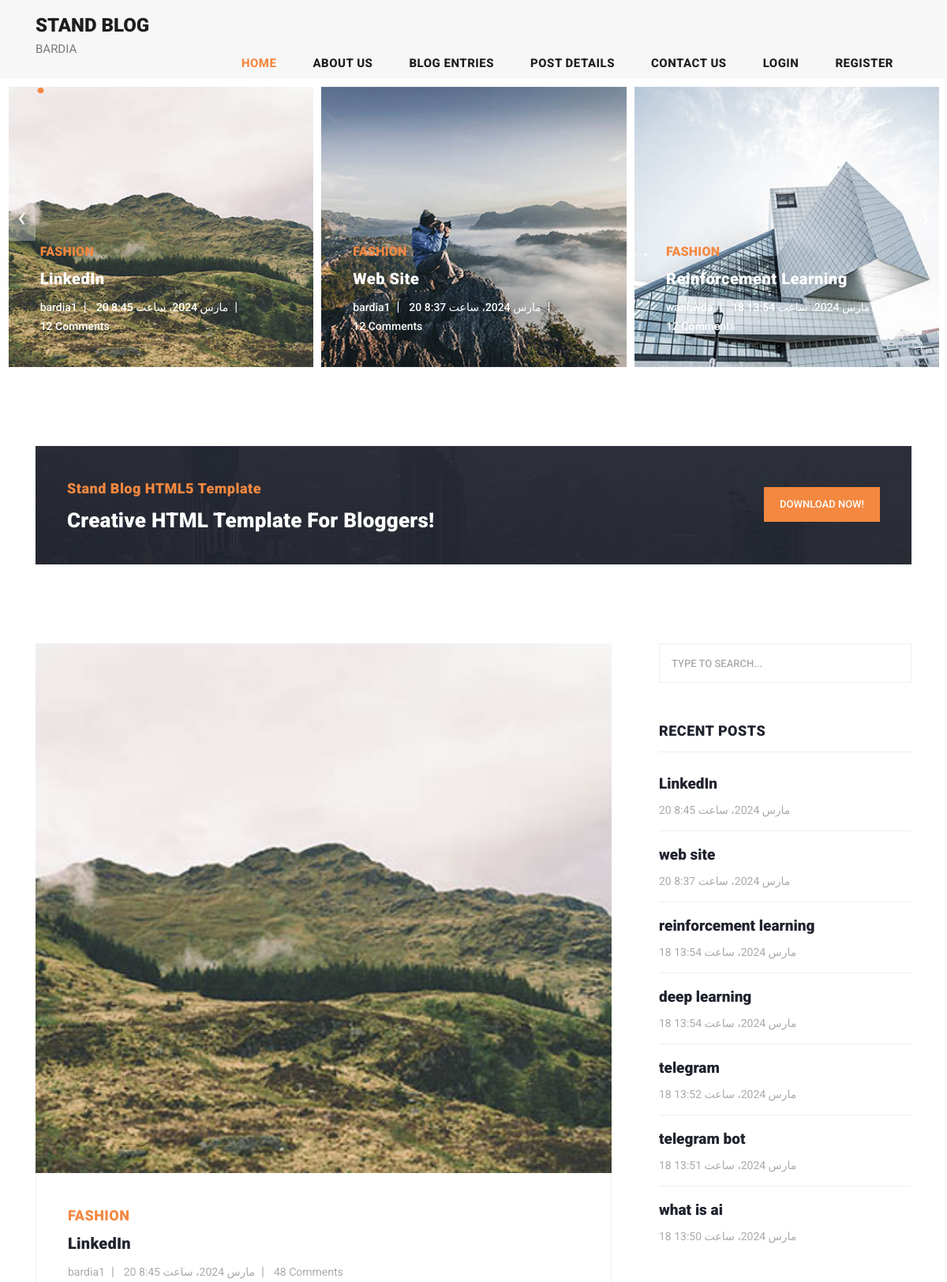
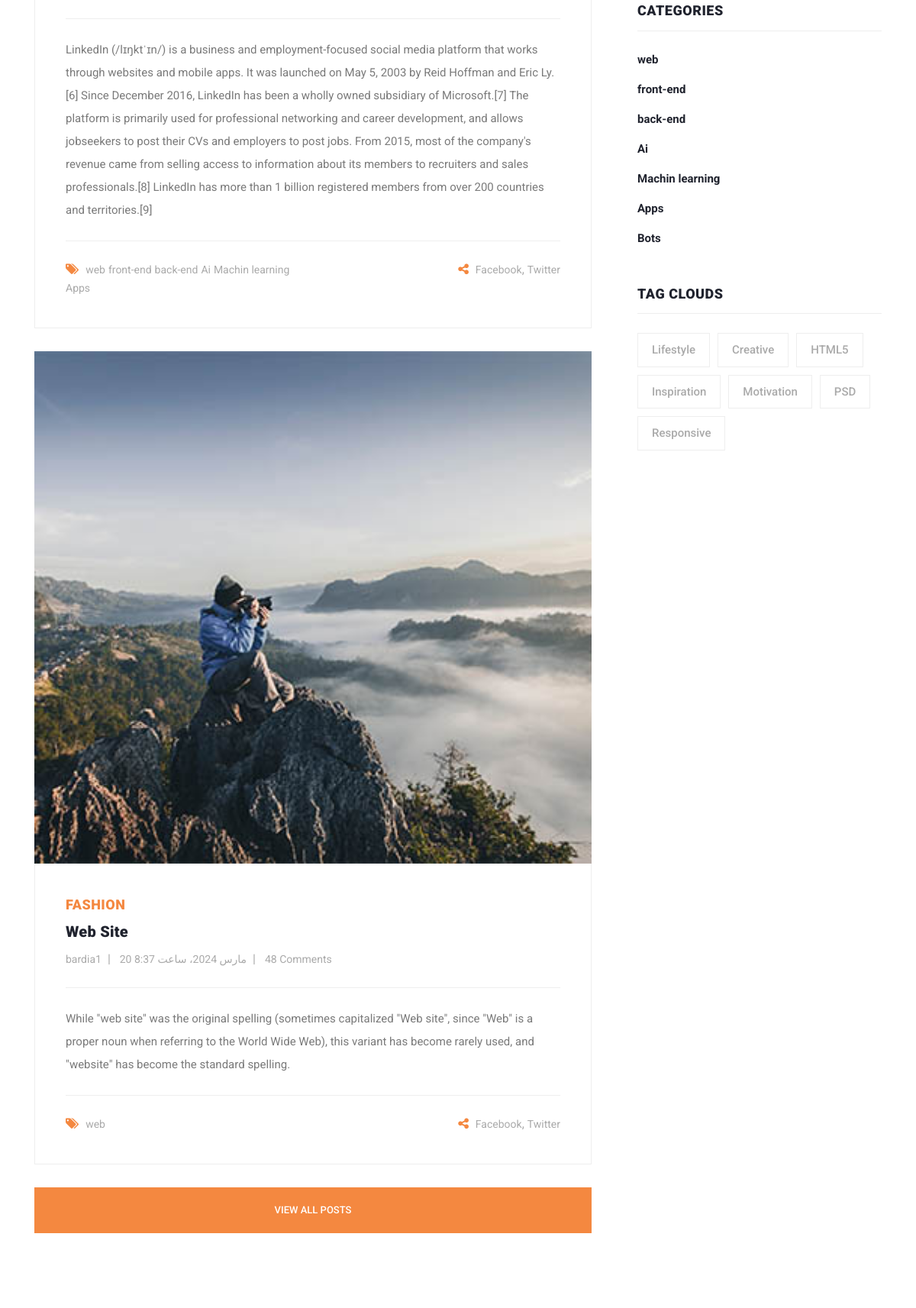
The page / (upper part) on the database its author committed (2 pictures, top to bottom).
### blog/models.py (models this page shows, shortened)
class Article(models.Model):
    author=models.ForeignKey(User,on_delete=models.CASCADE,verbose_name="نویسنده")
    category=models.ManyToManyField(Category,verbose_name="دسته بندی")
    title = models.CharField(max_length=100,verbose_name="موضوع")
    body = models.TextField(verbose_name="متن")
    image = models.ImageField(upload_to="image/articles",verbose_name="عکس")
    created = models.DateTimeField(auto_now_add=True,verbose_name="ساخته شده در")
    update = models.DateTimeField(auto_now=True,verbose_name="بروز رسانی")
    slug = models.SlugField(null=True,unique=True,blank=True,verbose_name="اسلاگ")
    def get_absolute_url(self):
        return reverse("blog:post_detail", args=[self.slug])
    class Meta:
        ordering = ("-created",)
        verbose_name = "مقاله"
        verbose_name_plural = "مقاله ها"

class Category(models.Model):
    title=models.CharField(max_length=200,verbose_name="موضوع")
    created=models.DateTimeField(auto_now_add=True,verbose_name="ساخته شده در")
    def __str__(self):
        return self.title
    class Meta:
        verbose_name = "دسته بندی"
        verbose_name_plural = "دسته بندی ها"

### home/views.py (the view)
# urls.py: 2. Add a URL to urlpatterns:  path('', views.home, name='home')
def home(request):
    articles=Article.objects.all()
    recent = Article.objects.all().order_by("-created",)[:2]
    return render(request,"home/index.html",context={"articles":articles,"recent":recent})

### account/templatetags/my_template_tags.py (called while the page is built)
@register.inclusion_tag('home/result.html')
def show_result(text):
    return {'text':text}

### context_processors/context_processors.py (called while the page is built)
def recent_articles(request):
    recent_articles = Article.objects.all().order_by("-created",)
    return {"recent_articles":recent_articles}

def all_categories(request):
    all_categories = Category.objects.all()
    return {"all_categories":all_categories}

### home/templates/home/index.html
{% extends 'base.html' %}
{% load static %}
{% block content %}
    <div class="main-banner header-text">
        <div class="container-fluid">
            <div class="owl-banner owl-carousel">
                {% for article in articles %}
                    <div class="item">
                        <img src="{{ article.image.url }}" alt="">
                        <div class="item-content">
                            <div class="main-content">
                                <div class="meta-category">
                                    <span>Fashion</span>
                                </div>
                                <a href={{ article.get_absolute_url }}><h4>{{ article.title }}</h4></a>
                                <ul class="post-info">
                                    <li><a href="#">{{ article.author }}</a></li>
                                    <li><a href="#">{{ article.created }}</a></li>
                                    <li><a href="#">12 Comments</a></li>
                                </ul>
                            </div>
                        </div>
                    </div>
                {% endfor %}
            </div>
        </div>
    </div>
    <section class="call-to-action">
        <div class="container">
            <div class="row">
                <div class="col-lg-12">
                    <div class="main-content">
                        <div class="row">
                            <div class="col-lg-8">
                                <span>Stand Blog HTML5 Template</span>
                                <h4>Creative HTML Template For Bloggers!</h4>
                            </div>
                            <div class="col-lg-4">
                                <div class="main-button">
                                    <a rel="nofollow" href="https://templatemo.com/tm-551-stand-blog" target="_parent">Download
                                        Now!</a>
                                </div>
                            </div>
                        </div>
                    </div>
                </div>
            </div>
        </div>
    </section>
    <section class="blog-posts">
        <div class="container">
            <div class="row">
                <div class="col-lg-8">
                    <div class="all-blog-posts">
                        <div class="row">
                            {% for item in recent %}
                                <div class="col-lg-12">
                                    <div class="blog-post">
                                        <div class="blog-thumb">
                                            <img src="{{ item.image.url }}" alt="">
                                        </div>
                                        <div class="down-content">
                                            <span>Fashion</span>
                                            <a href="{{ item.get_absolute_url }}"><h4>{{ item.title }}</h4></a>
                                            <ul class="post-info">
                                                <li><a href="#">{{ item.author }}</a></li>
                                                <li><a href="#">{{ item.created }}</a></li>
                                                <li><a href="#">48 Comments</a></li>
                                            </ul>
                                            <p>{{ item.body }}</p>
                                            <div class="post-options">
                                                <div class="row">
                                                    <div class="col-6">
                                                        <ul class="post-tags">
                                                            <li><i class="fa fa-tags"></i></li>
                                                            {% for cat in item.category.all %}
                                                                <li>
                                                                    <a href="{% url "blog:category_list" cat.id %}">{{ cat }}</a>
                                                                </li>
                                                            {% endfor %}
                                                        </ul>
                                                    </div>
                                                    <div class="col-6">
                                                        <ul class="post-share">
                                                            <li><i class="fa fa-share-alt"></i></li>
                                                            <li><a href="#">Facebook</a>,</li>
                                                            <li><a href="#">Twitter</a></li>
                                                        </ul>
                                                    </div>
                                                </div>
                                            </div>
                                        </div>
                                    </div>
                                </div>
                            {% endfor %}
                            <div class="col-lg-12">
                                <div class="main-button">
                                    <a href="{% url "blog:post_list" %}">View All Posts</a>
                                </div>
                            </div>
                        </div>
                    </div>
                </div>
                {% include "includes/side.html" %}
            </div>
        </div>
    </section>
{% endblock %}

### templates/base.html (shortened to what this page needs)
{% load static %}
<!DOCTYPE html>
<html lang="en">
<head>
    <link href="{% static "vendor/bootstrap/css/bootstrap.min.css" %}" rel="stylesheet">
    <link rel="stylesheet" href="{% static "css/fontawesome.css" %}">
    <link rel="stylesheet" href="{% static "css/templatemo-stand-blog.css" %}">
    <link rel="stylesheet" href="{% static "css/owl.css" %}">
</head>
<body>
{% include "includes/header.html" %}
{% block content %}
{% endblock %}
</body>
</html>

### home/templates/includes/Preloader.html (shortened to what this page needs)
{% load static %}

### home/templates/includes/header.html (shortened to what this page needs)
{% load static %}
{% load my_template_tags %}
<header class="">
    <nav class="navbar navbar-expand-lg">
        <div class="container">
            <a class="navbar-brand" href="index.html"><h2>Stand Blog{% show_result 'bardia' %}<em>.</em></h2></a>
            <div class="collapse navbar-collapse" id="navbarResponsive">
                <ul class="navbar-nav ml-auto">
                    <li class="nav-item {% if request.resolver_match.url_name == "main" %}active{% endif %}">
                        <a class="nav-link" href="{% url "home:main" %}">Home
                        </a>
                    </li>
                    <li class="nav-item">
                        <a class="nav-link" href="about.html">About Us</a>
                    </li>
                    <li class="nav-item {% if request.resolver_match.url_name == "post_list" %}active{% endif %}">
                        <a class="nav-link" href="{% url "blog:post_list" %}">Blog Entries</a>
                    </li>
                    <li class="nav-item ">
                        <a class="nav-link" href="post-details.html">Post Details</a>
                    </li>
                    <li class="nav-item {% if request.resolver_match.url_name == "conver" %}active{% endif %}">
                        <a class="nav-link" href="{% url "blog:conver" %}">Contact Us</a>
                    </li>
                    {% if request.user.is_authenticated %}
                        <li class="nav-item">
                            <a class="nav-link" href="{% url 'account:logout' %}">Logout</a>
                        </li>
                    {% else %}
                        <li class="nav-item">
                            <a class="nav-link" href="{% url 'account:login' %}">Login</a>
                        </li>
                        <li class="nav-item">
                            <a class="nav-link" href="{% url 'account:register' %}">Register</a>
                        </li>
                    {% endif %}
                </ul>
            </div>
        </div>
    </nav>
</header>

### home/templates/home/result.html
<p>
    {{ text }}
</p>

### home/templates/includes/side.html
{% load static %}
<div class="col-lg-4">
    <div class="sidebar">
        <div class="row">
            <div class="col-lg-12">
                <div class="sidebar-item search">
                    <form id="search_form" name="gs" method="GET" action="{% url "blog:search" %}">
                        <input type="text" name="q" class="searchText" placeholder="type to search..."
                               autocomplete="on">
                    </form>
                </div>
            </div>
            <div class="col-lg-12">
                <div class="sidebar-item recent-posts">
                    <div class="sidebar-heading">
                        <h2>Recent Posts</h2>
                    </div>
                    <div class="content">
                        <ul>
                            {% for item in recent_articles %}
                                <li><a href="{{ item.get_absolute_url }}">
                                    <h5>{{ item.title }}</h5>
                                    <span>{{ item.created }}</span>
                                </a></li>
                            {% endfor %}
                        </ul>
                    </div>
                </div>
            </div>
            <div class="col-lg-12">
                <div class="sidebar-item categories">
                    <div class="sidebar-heading">
                        <h2>Categories</h2>
                    </div>
                    <div class="content">
                        <ul>
                            {% for category in all_categories %}
                                <li><a href="{% url "blog:category_list" category.id %}">{{ category.title }}</a></li>
                            {% endfor %}
                        </ul>
                    </div>
                </div>
            </div>
            <div class="col-lg-12">
                <div class="sidebar-item tags">
                    <div class="sidebar-heading">
                        <h2>Tag Clouds</h2>
                    </div>
                    <div class="content">
                        <ul>
                            <li><a href="#">Lifestyle</a></li>
                            <li><a href="#">Creative</a></li>
                            <li><a href="#">HTML5</a></li>
                            <li><a href="#">Inspiration</a></li>
                            <li><a href="#">Motivation</a></li>
                            <li><a href="#">PSD</a></li>
                            <li><a href="#">Responsive</a></li>
                        </ul>
                    </div>
                </div>
            </div>
        </div>
    </div>
</div>

### home/templates/includes/footer.html (shortened to what this page needs)
{% load static %}

### home/templates/includes/footerpage.html (shortened to what this page needs)
{% load static %}

### rows shown on the page
Article: image (picture), title "LinkedIn", author "bardia1", created "20 مارس 2024، ساعت 8:45", body "LinkedIn (/lɪŋktˈɪn/) is a business and employment-focused social media platform that works through websites and mobile apps. It was launched on May 5, 2003 by Reid Hoffman and Eric Ly.[6] Since December 2016, LinkedIn has been a wholly owned subsidiary of Microsoft.[7] The platform is primarily used for professional networking and career development, and allows jobseekers to post their CVs and employers to post jobs. From 2015, most of the company's revenue came from selling access to information about its members to recruiters and sales professionals.[8] LinkedIn has more than 1 billion registered members from over 200 countries and territories.[9]"
Article: image (picture), title "Web Site", author "bardia1", created "20 مارس 2024، ساعت 8:37", body "While \"web site\" was the original spelling (sometimes capitalized \"Web site\", since \"Web\" is a proper noun when referring to the World Wide Web), this variant has become rarely used, and \"website\" has become the standard spelling.", title "web site"
Article: image (picture), title "Reinforcement Learning", author "wanhwda", created "18 مارس 2024، ساعت 13:54", title "reinforcement learning"
Category: title "web"
Category: title "front-end"
Category: title "back-end"
Category: title "Ai"
Category: title "Machin learning"
Category: title "Apps"
Article: title "deep learning", created "18 مارس 2024، ساعت 13:54"
Article: title "telegram", created "18 مارس 2024، ساعت 13:52"
Article: title "telegram bot", created "18 مارس 2024، ساعت 13:51"
Article: title "what is ai", created "18 مارس 2024، ساعت 13:50"
Category: title "Bots"

### other values the page prints
{{ text }} "BARDIA"
